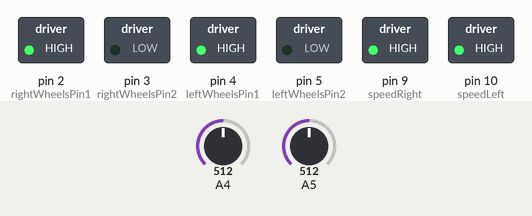
Simulated run of this sketch. Board: Arduino Uno, built with avr-gcc and run on an emulated ATmega328P. Shown: switched loads named in the sketch (green lamp = pin HIGH). The inputs (shaded band) are chosen by the test bench; at power-on: A4 = 512, A5 = 512. What the sketch prints to the serial monitor is not drawn.

Above: at 0.1 s.
Timing chart, 0 to 1.6 s (numbered marks = the images above):
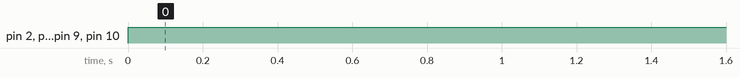

The sketch:

soc_coloumb_counting.ino
```cpp
int rightWheelsPin1 = 2;
int rightWheelsPin2 = 3;
int leftWheelsPin1 = 4;
int leftWheelsPin2 = 5;
int speedRight = 9;
int speedLeft = 10;

struct DischargePoint {
  float voltage;
  float capacity[20];
};

const float cRates[20] = {0.1, 0.2, 0.3, 0.4, 0.5, 0.6, 0.7, 0.8, 0.9, 1.0,
                         1.1, 1.2, 1.3, 1.4, 1.5, 1.6, 1.7, 1.8, 1.9, 2.0};

const DischargePoint curve[] = {
  {4.2, {0, 0, 0, 0, 0, 0, 0, 0, 0, 0, 0, 0, 0, 0, 0, 0, 0, 0, 0, 0}},
  {4.1, {300, 250, 225, 212, 200, 175, 162, 138, 125, 150, 138, 125, 112, 106, 125, 113, 107, 104, 102, 100}},
  {4.0, {700, 600, 550, 525, 500, 475, 450, 425, 413, 400, 388, 375, 362, 350, 375, 362, 350, 344, 338, 300}},
  {3.9, {1100, 950, 875, 838, 800, 775, 750, 725, 688, 650, 613, 600, 587, 575, 575, 563, 550, 530, 515, 500}},
  {3.8, {1500, 1300, 1200, 1150, 1100, 1050, 1000, 950, 925, 900, 875, 850, 825, 813, 800, 775, 750, 725, 712, 700}},
  {3.7, {1900, 1650, 1525, 1463, 1400, 1325, 1263, 1200, 1175, 1150, 1125, 1100, 1075, 1025, 900, 900, 900, 900, 900, 900}},
  {3.6, {2300, 2000, 1850, 1775, 1700, 1550, 1475, 1400, 1375, 1400, 1325, 1250, 1200, 1150, 1100, 1075, 1050, 1025, 1013, 1100}},
  {3.5, {2650, 2300, 2125, 2038, 1950, 1800, 1725, 1650, 1600, 1650, 1475, 1400, 1350, 1325, 1300, 1275, 1250, 1225, 1212, 1300}},
  {3.4, {2900, 2550, 2375, 2288, 2200, 2075, 1963, 1850, 1725, 1850, 1650, 1550, 1500, 1475, 1450, 1425, 1400, 1375, 1362, 1450}},
  {3.3, {2900, 2750, 2575, 2488, 2400, 2275, 2175, 2075, 1837, 2000, 1800, 1700, 1650, 1625, 1600, 1575, 1550, 1525, 1512, 1600}},
  {3.2, {2900, 2850, 2700, 2625, 2550, 2438, 2338, 2238, 2025, 2150, 1950, 1850, 1800, 1775, 1750, 1725, 1700, 1675, 1662, 1700}},
  {3.1, {2900, 2900, 2800, 2750, 2700, 2588, 2488, 2388, 2194, 2300, 2100, 2000, 1950, 1925, 1900, 1875, 1850, 1825, 1812, 1800}},
  {3.0, {2900, 2900, 2850, 2825, 2800, 2675, 2575, 2475, 2262, 2450, 2225, 2125, 2075, 2050, 2025, 2000, 1975, 1950, 1937, 1900}},
  {2.9, {2900, 2900, 2875, 2863, 2850, 2713, 2613, 2513, 2294, 2550, 2300, 2200, 2150, 2125, 2100, 2075, 2050, 2025, 2012, 2000}},
  {2.8, {2900, 2900, 2875, 2863, 2850, 2738, 2644, 2550, 2325, 2650, 2375, 2275, 2225, 2200, 2175, 2150, 2125, 2100, 2087, 2100}},
  {2.7, {2900, 2900, 2875, 2863, 2850, 2763, 2675, 2588, 2369, 2750, 2450, 2350, 2300, 2275, 2250, 2225, 2200, 2175, 2162, 2200}},
  {2.6, {2900, 2900, 2875, 2863, 2850, 2788, 2706, 2625, 2412, 2850, 2525, 2425, 2375, 2350, 2325, 2300, 2275, 2250, 2237, 2300}},
  {2.5, {2900, 2900, 2875, 2863, 2850, 2800, 2712, 2625, 2438, 2900, 2575, 2475, 2425, 2400, 2375, 2350, 2325, 2300, 2287, 2350}}
};

void setup() {
  pinMode(rightWheelsPin1, OUTPUT);
  pinMode(rightWheelsPin2, OUTPUT);
  pinMode(leftWheelsPin1, OUTPUT);
  pinMode(leftWheelsPin2, OUTPUT);
  pinMode(speedRight, OUTPUT);
  pinMode(speedLeft, OUTPUT);
  Serial.begin(9600);
}

void moveForward(int speed) {
  analogWrite(speedRight, speed);
  analogWrite(speedLeft, speed);
  digitalWrite(rightWheelsPin1, HIGH);
  digitalWrite(rightWheelsPin2, LOW);
  digitalWrite(leftWheelsPin1, HIGH);
  digitalWrite(leftWheelsPin2, LOW);
}

float adcToVoltage(int raw) {
  return raw * (5.0 / 1023.0);
}

float voltage_calculation() {
  int raw = analogRead(A5);
  float measuredVoltage = adcToVoltage(raw);
  return measuredVoltage;
}

float current_calculation() {
  int raw = analogRead(A4);
  float vshunt = adcToVoltage(raw);
  float current = vshunt / 0.1;
  return current;
}

float smartRound1Decimal(float value) {
  float scaled = value * 10.0;
  int base = (int)scaled;
  float fractional = scaled - base;

  if (fractional <= 0.5) {
    return base / 10.0;
  } else {
    return (base + 1) / 10.0;
  }
}

float discharge_rate_calculation(float discharge_current) {
  float discharge_rate = discharge_current / 2.9;
  return discharge_rate;
}

float get_soc_from_voltage(float voltage, float c_rate) {
  int voltage_idx = 0;
  switch ((int)(voltage * 10)) {
    case 42: voltage_idx = 0; break;
    case 41: voltage_idx = 1; break;
    case 40: voltage_idx = 2; break;
    case 39: voltage_idx = 3; break;
    case 38: voltage_idx = 4; break;
    case 37: voltage_idx = 5; break;
    case 36: voltage_idx = 6; break;
    case 35: voltage_idx = 7; break;
    case 34: voltage_idx = 8; break;
    case 33: voltage_idx = 9; break;
    case 32: voltage_idx = 10; break;
    case 31: voltage_idx = 11; break;
    case 30: voltage_idx = 12; break;
    case 29: voltage_idx = 13; break;
    case 28: voltage_idx = 14; break;
    case 27: voltage_idx = 15; break;
    case 26: voltage_idx = 16; break;
    case 25: voltage_idx = 17; break;
    default: voltage_idx = 0; break;
  }

  int c_rate_idx = 0;
  switch ((int)(c_rate * 10)) {
    case 1: c_rate_idx = 0; break;
    case 2: c_rate_idx = 1; break;
    case 3: c_rate_idx = 2; break;
    case 4: c_rate_idx = 3; break;
    case 5: c_rate_idx = 4; break;
    case 6: c_rate_idx = 5; break;
    case 7: c_rate_idx = 6; break;
    case 8: c_rate_idx = 7; break;
    case 9: c_rate_idx = 8; break;
    case 10: c_rate_idx = 9; break;
    case 11: c_rate_idx = 10; break;
    case 12: c_rate_idx = 11; break;
    case 13: c_rate_idx = 12; break;
    case 14: c_rate_idx = 13; break;
    case 15: c_rate_idx = 14; break;
    case 16: c_rate_idx = 15; break;
    case 17: c_rate_idx = 16; break;
    case 18: c_rate_idx = 17; break;
    case 19: c_rate_idx = 18; break;
    case 20: c_rate_idx = 19; break;
    default: c_rate_idx = 0; break;
  }

  float discharge_capacity = curve[voltage_idx].capacity[c_rate_idx];

  float soc_c_rate = (discharge_capacity / 2900.0) * 100.0;

  return soc_c_rate;
}

float discharging_remaining_colomb_counting(float initial_soc, float sum_current) {
  const float nominal_capacity = 2.9;
  float charge_consumed = sum_current / 3600.0;
  float soc_drop = (charge_consumed / nominal_capacity) * 100.0;
  float soc_t = initial_soc - soc_drop;
  return soc_t;
}

void loop() {
  static int cycle_count = 0;
  static float initial_remaining_soc = 100.0;
  static float voltage_rounded = 0.0;
  static float discharge_rate_rounded = 0.0;
  static float initial_discharged_soc = 0.0;
  static float remaining_capacity = 2900.0;
  static float current_discharge_capacity = 0.0;
  static float Battery_remaining_time = 0.0;
  static float Battery_remaining_time_minutes = 0.0;
  static float soc_remaining_coloumb_counting_for_10s = 100.0;
  static float soc_discharged_coloumb_counting_over_10s = 0.0;
  static float current_integral = 0.0;
  static int measurement_count = 0;

  moveForward(255);

  float voltage = voltage_calculation();
  float current = current_calculation();

  current_integral += current * 1.0;
  measurement_count++;

  if (cycle_count == 0) {
    float discharge_rate = discharge_rate_calculation(current);
    voltage_rounded = smartRound1Decimal(voltage);
    discharge_rate_rounded = smartRound1Decimal(discharge_rate);
    initial_discharged_soc = get_soc_from_voltage(voltage_rounded, discharge_rate_rounded);
    initial_remaining_soc = 100.0 - initial_discharged_soc;
    remaining_capacity = (initial_remaining_soc / 100.0) * 2900.0;
    current_discharge_capacity = current * 1.0 * 1000.0;
    Battery_remaining_time = remaining_capacity / current;
    Battery_remaining_time_minutes = Battery_remaining_time * 60.0;
  }

  if (cycle_count == 9) {
    soc_remaining_coloumb_counting_for_10s = discharging_remaining_colomb_counting(initial_remaining_soc, current_integral);
    soc_discharged_coloumb_counting_over_10s = 100.0 - soc_remaining_coloumb_counting_for_10s;
    current_integral = 0.0;
    measurement_count = 0;
  }

  if (cycle_count == 0) {
    Serial.print("Initial Discharged SoC(Voltage):");
    Serial.print(initial_discharged_soc,2);
    Serial.print("% \t\tInitial Remaining SoC(Voltage):");
    Serial.print(initial_remaining_soc,2);
    Serial.println();
  } else if (cycle_count == 9) {
    float drop = soc_discharged_coloumb_counting_over_10s - initial_discharged_soc;
    Serial.print("SoC Discharged over 10sec(Coulomb):");
    Serial.print(soc_discharged_coloumb_counting_over_10s,2);
    Serial.print("\tSoC Remaining after 10sec(Coulomb):");
    Serial.print(soc_remaining_coloumb_counting_for_10s,2);
    Serial.print("\tSoC Drop:");
    Serial.print(drop,2);
    Serial.println();
    Serial.println();
  }


  cycle_count++;

  if (cycle_count >= 10) {
    cycle_count = 0;
  }

  delay(1000);
}
```

Measured:
- by itself, pin 2 (rightWheelsPin1), pin 4 (leftWheelsPin1), pin 9 (speedRight), pin 10 (speedLeft): LOW → HIGH at 0.00 s
